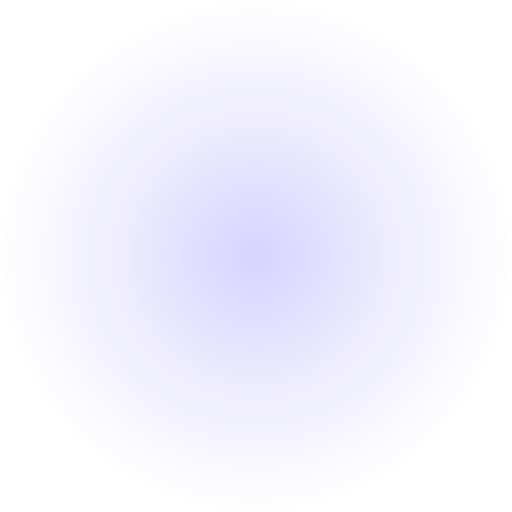
#> input picture assets/images/backdrop/glow-1.png, 512 x 512 px, found by its file name; its folder holds only this picture in this run
$ python bake-page.py
#> lines starting #> are read from the running program, lines starting #| are printed output that depends on the picture
"""Bakes the whole page background of src/components/Backdrop.tsx (navy + the 3 glows) into ONE opaque picture
(2026-10-19, lag): the phone then draws one plain image per backdrop instead of three big rotated see-through ones.
Uses the glow-N.png circles from bake.py with Backdrop's SPOTS maths, on a design-shaped (282 x 615) canvas; the
app stretches it to the screen. Re-run after changing SPOTS, the glows or the navy:
  python3 scripts/bake-backdrop/bake-page.py
"""
from PIL import Image

W, H = 720, 1570  # 282 x 615 design shape
SKY = (0x0D, 0x17, 0x38, 255)
# x, y, rx, ry, rot (deg, clockwise), as in Backdrop.tsx SPOTS
SPOTS = [(1.02, -0.02, 0.95, 0.32, -32), (0.92, 0.04, 0.5, 0.14, -32), (-0.05, 1.02, 0.85, 0.28, -28)]

page = Image.new('RGBA', (W, H), SKY)
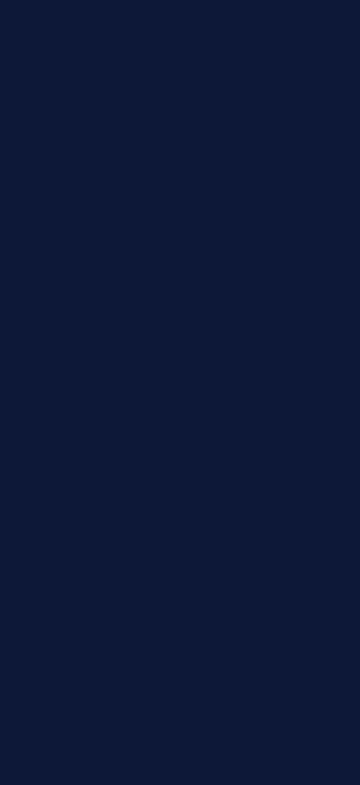
#> page: PIL image 720x1570 RGBA (shown at 1/2 size); mean R, G, B, A 13, 23, 56, 255
for i, (x, y, rx, ry, rot) in enumerate(SPOTS):
    g = Image.open(f'assets/images/backdrop/glow-{i + 1}.png').convert('RGBA')
#> g is the input picture: PIL image 512x512 RGBA; mean R, G, B, A 120, 110, 255, 18.7
    g = g.resize((round(2 * rx * W), round(2 * ry * H)), Image.LANCZOS)
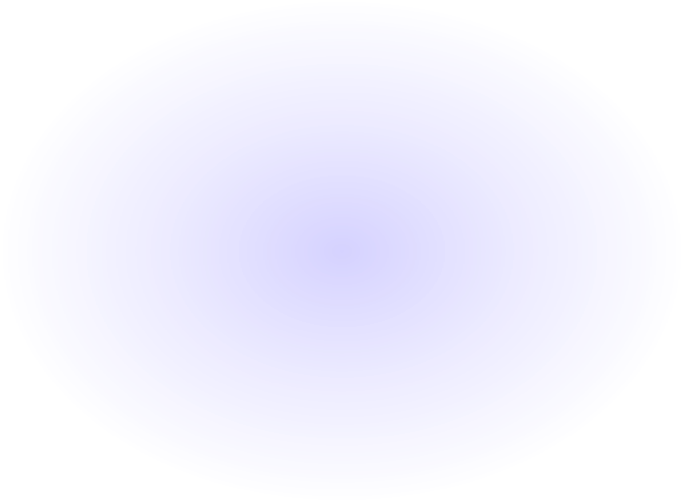
#> g: PIL image 1368x1005 RGBA (shown at 1/2 size); mean R, G, B, A 89.3, 82.4, 197.4, 18.7; transparent parts drawn white
    g = g.rotate(-rot, resample=Image.BICUBIC, expand=True)  # PIL turns anticlockwise, RN clockwise
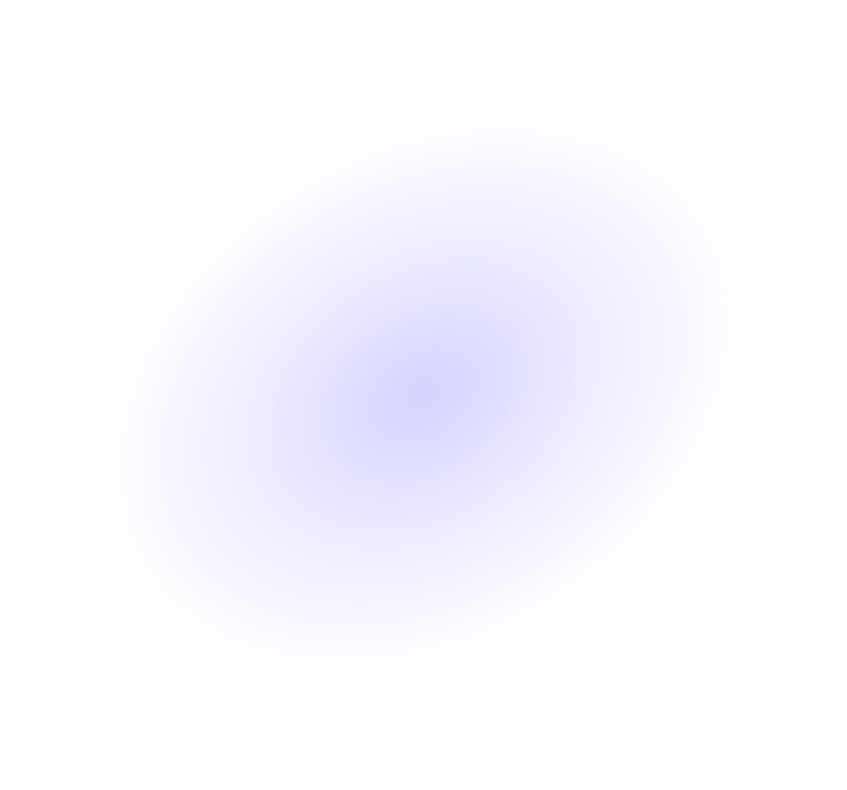
#> g: PIL image 1694x1579 RGBA (shown at 1/2 size); mean R, G, B, A 45.8, 42.4, 100.8, 9.5; transparent parts drawn white
    layer = Image.new('RGBA', (W, H))
#> layer: PIL image 720x1570 RGBA; every value is 0
    layer.paste(g, (round(x * W - g.width / 2), round(y * H - g.height / 2)))
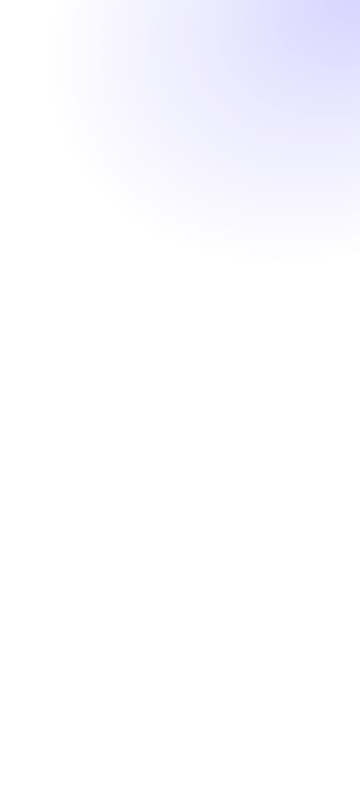
#> layer: PIL image 720x1570 RGBA (shown at 1/2 size); mean R, G, B, A 29.1, 26.9, 64.1, 5.8; transparent parts drawn white
    page = Image.alpha_composite(page, layer)
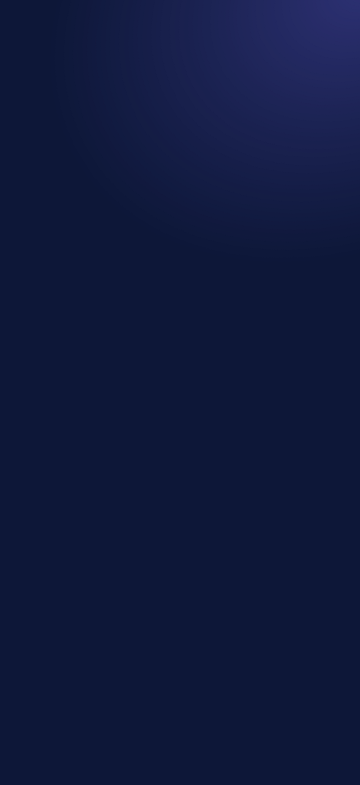
#> page: PIL image 720x1570 RGBA (shown at 1/2 size); mean R, G, B, A 15.4, 25, 60.5, 255
#> (the run stopped early here; a loop or call above may not have finished)
